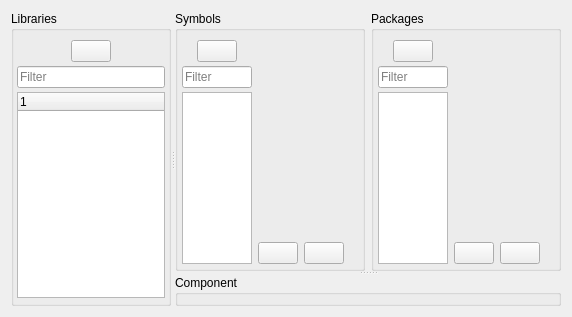
<?xml version="1.0" encoding="UTF-8"?>
<ui version="4.0">
 <class>Form</class>
 <widget class="QWidget" name="Form">
  <property name="geometry">
   <rect>
    <x>0</x>
    <y>0</y>
    <width>568</width>
    <height>317</height>
   </rect>
  </property>
  <property name="windowTitle">
   <string>Form</string>
  </property>
  <layout class="QVBoxLayout" name="verticalLayout">
   <item>
    <widget class="QSplitter" name="splitter_2">
     <property name="frameShape">
      <enum>QFrame::NoFrame</enum>
     </property>
     <property name="orientation">
      <enum>Qt::Horizontal</enum>
     </property>
     <property name="opaqueResize">
      <bool>true</bool>
     </property>
     <property name="handleWidth">
      <number>4</number>
     </property>
     <property name="childrenCollapsible">
      <bool>false</bool>
     </property>
     <widget class="QGroupBox" name="groupBox">
      <property name="minimumSize">
       <size>
        <width>160</width>
        <height>0</height>
       </size>
      </property>
      <property name="maximumSize">
       <size>
        <width>280</width>
        <height>16777215</height>
       </size>
      </property>
      <property name="title">
       <string>Libraries</string>
      </property>
      <layout class="QVBoxLayout" name="verticalLayout_2">
       <property name="spacing">
        <number>4</number>
       </property>
       <property name="leftMargin">
        <number>3</number>
       </property>
       <property name="topMargin">
        <number>9</number>
       </property>
       <property name="rightMargin">
        <number>3</number>
       </property>
       <property name="bottomMargin">
        <number>5</number>
       </property>
       <item>
        <layout class="QHBoxLayout" name="horizontalLayout_3">
         <item>
          <spacer name="horizontalSpacer">
           <property name="orientation">
            <enum>Qt::Horizontal</enum>
           </property>
           <property name="sizeHint" stdset="0">
            <size>
             <width>40</width>
             <height>20</height>
            </size>
           </property>
          </spacer>
         </item>
         <item>
          <widget class="QPushButton" name="pushButton">
           <property name="text">
            <string/>
           </property>
          </widget>
         </item>
         <item>
          <spacer name="horizontalSpacer_2">
           <property name="orientation">
            <enum>Qt::Horizontal</enum>
           </property>
           <property name="sizeHint" stdset="0">
            <size>
             <width>40</width>
             <height>20</height>
            </size>
           </property>
          </spacer>
         </item>
        </layout>
       </item>
       <item>
        <widget class="QLineEdit" name="lineEdit">
         <property name="placeholderText">
          <string>Filter</string>
         </property>
        </widget>
       </item>
       <item>
        <widget class="QTreeWidget" name="treeWidget">
         <column>
          <property name="text">
           <string notr="true">1</string>
          </property>
         </column>
        </widget>
       </item>
      </layout>
     </widget>
     <widget class="QWidget" name="widget" native="true">
      <layout class="QHBoxLayout" name="horizontalLayout_2">
       <property name="spacing">
        <number>0</number>
       </property>
       <property name="margin">
        <number>0</number>
       </property>
       <item>
        <widget class="QSplitter" name="splitter">
         <property name="orientation">
          <enum>Qt::Vertical</enum>
         </property>
         <property name="childrenCollapsible">
          <bool>false</bool>
         </property>
         <widget class="QWidget" name="horizontalLayoutWidget">
          <layout class="QHBoxLayout" name="horizontalLayout">
           <item>
            <widget class="QGroupBox" name="groupBox_3">
             <property name="title">
              <string>Symbols</string>
             </property>
             <layout class="QGridLayout" name="gridLayout">
              <property name="leftMargin">
               <number>4</number>
              </property>
              <property name="rightMargin">
               <number>4</number>
              </property>
              <property name="bottomMargin">
               <number>4</number>
              </property>
              <item row="0" column="1">
               <widget class="QWidget" name="widget_3" native="true">
                <property name="sizePolicy">
                 <sizepolicy hsizetype="Expanding" vsizetype="Expanding">
                  <horstretch>0</horstretch>
                  <verstretch>0</verstretch>
                 </sizepolicy>
                </property>
                <property name="minimumSize">
                 <size>
                  <width>100</width>
                  <height>0</height>
                 </size>
                </property>
               </widget>
              </item>
              <item row="1" column="1">
               <layout class="QHBoxLayout" name="horizontalLayout_5">
                <item>
                 <widget class="QPushButton" name="pushButton_4">
                  <property name="text">
                   <string/>
                  </property>
                 </widget>
                </item>
                <item>
                 <widget class="QPushButton" name="pushButton_3">
                  <property name="text">
                   <string/>
                  </property>
                 </widget>
                </item>
                <item>
                 <spacer name="horizontalSpacer_7">
                  <property name="orientation">
                   <enum>Qt::Horizontal</enum>
                  </property>
                  <property name="sizeHint" stdset="0">
                   <size>
                    <width>40</width>
                    <height>20</height>
                   </size>
                  </property>
                 </spacer>
                </item>
               </layout>
              </item>
              <item row="0" column="0" rowspan="2">
               <widget class="QWidget" name="widget_2" native="true">
                <property name="maximumSize">
                 <size>
                  <width>180</width>
                  <height>16777215</height>
                 </size>
                </property>
                <layout class="QVBoxLayout" name="verticalLayout_3">
                 <property name="spacing">
                  <number>4</number>
                 </property>
                 <property name="margin">
                  <number>0</number>
                 </property>
                 <item>
                  <layout class="QHBoxLayout" name="horizontalLayout_4">
                   <item>
                    <spacer name="horizontalSpacer_3">
                     <property name="orientation">
                      <enum>Qt::Horizontal</enum>
                     </property>
                     <property name="sizeHint" stdset="0">
                      <size>
                       <width>40</width>
                       <height>20</height>
                      </size>
                     </property>
                    </spacer>
                   </item>
                   <item>
                    <widget class="QPushButton" name="pushButton_2">
                     <property name="text">
                      <string/>
                     </property>
                    </widget>
                   </item>
                   <item>
                    <spacer name="horizontalSpacer_4">
                     <property name="orientation">
                      <enum>Qt::Horizontal</enum>
                     </property>
                     <property name="sizeHint" stdset="0">
                      <size>
                       <width>40</width>
                       <height>20</height>
                      </size>
                     </property>
                    </spacer>
                   </item>
                  </layout>
                 </item>
                 <item>
                  <widget class="QLineEdit" name="lineEdit_2">
                   <property name="placeholderText">
                    <string>Filter</string>
                   </property>
                  </widget>
                 </item>
                 <item>
                  <widget class="QListWidget" name="listWidget"/>
                 </item>
                </layout>
               </widget>
              </item>
             </layout>
            </widget>
           </item>
           <item>
            <widget class="QGroupBox" name="groupBox_4">
             <property name="title">
              <string>Packages</string>
             </property>
             <layout class="QGridLayout" name="gridLayout_2">
              <property name="leftMargin">
               <number>4</number>
              </property>
              <property name="rightMargin">
               <number>4</number>
              </property>
              <property name="bottomMargin">
               <number>4</number>
              </property>
              <item row="0" column="1">
               <widget class="QWidget" name="widget_5" native="true">
                <property name="sizePolicy">
                 <sizepolicy hsizetype="Expanding" vsizetype="Expanding">
                  <horstretch>0</horstretch>
                  <verstretch>0</verstretch>
                 </sizepolicy>
                </property>
                <property name="minimumSize">
                 <size>
                  <width>100</width>
                  <height>0</height>
                 </size>
                </property>
               </widget>
              </item>
              <item row="1" column="1">
               <layout class="QHBoxLayout" name="horizontalLayout_7">
                <item>
                 <widget class="QPushButton" name="pushButton_7">
                  <property name="text">
                   <string/>
                  </property>
                 </widget>
                </item>
                <item>
                 <widget class="QPushButton" name="pushButton_6">
                  <property name="text">
                   <string/>
                  </property>
                 </widget>
                </item>
                <item>
                 <spacer name="horizontalSpacer_8">
                  <property name="orientation">
                   <enum>Qt::Horizontal</enum>
                  </property>
                  <property name="sizeHint" stdset="0">
                   <size>
                    <width>40</width>
                    <height>20</height>
                   </size>
                  </property>
                 </spacer>
                </item>
               </layout>
              </item>
              <item row="0" column="0" rowspan="2">
               <widget class="QWidget" name="widget_4" native="true">
                <property name="maximumSize">
                 <size>
                  <width>180</width>
                  <height>16777215</height>
                 </size>
                </property>
                <layout class="QVBoxLayout" name="verticalLayout_4">
                 <property name="spacing">
                  <number>4</number>
                 </property>
                 <property name="margin">
                  <number>0</number>
                 </property>
                 <item>
                  <layout class="QHBoxLayout" name="horizontalLayout_6">
                   <item>
                    <spacer name="horizontalSpacer_6">
                     <property name="orientation">
                      <enum>Qt::Horizontal</enum>
                     </property>
                     <property name="sizeHint" stdset="0">
                      <size>
                       <width>40</width>
                       <height>20</height>
                      </size>
                     </property>
                    </spacer>
                   </item>
                   <item>
                    <widget class="QPushButton" name="pushButton_5">
                     <property name="text">
                      <string/>
                     </property>
                    </widget>
                   </item>
                   <item>
                    <spacer name="horizontalSpacer_5">
                     <property name="orientation">
                      <enum>Qt::Horizontal</enum>
                     </property>
                     <property name="sizeHint" stdset="0">
                      <size>
                       <width>40</width>
                       <height>20</height>
                      </size>
                     </property>
                    </spacer>
                   </item>
                  </layout>
                 </item>
                 <item>
                  <widget class="QLineEdit" name="lineEdit_3">
                   <property name="placeholderText">
                    <string>Filter</string>
                   </property>
                  </widget>
                 </item>
                 <item>
                  <widget class="QListWidget" name="listWidget_2"/>
                 </item>
                </layout>
               </widget>
              </item>
             </layout>
            </widget>
           </item>
          </layout>
         </widget>
         <widget class="QGroupBox" name="groupBox_2">
          <property name="title">
           <string>Component</string>
          </property>
         </widget>
        </widget>
       </item>
      </layout>
     </widget>
    </widget>
   </item>
  </layout>
 </widget>
 <resources/>
 <connections/>
</ui>
